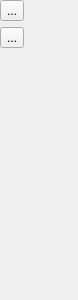
<?xml version="1.0" encoding="UTF-8"?>
<ui version="4.0">
 <class>SidebarWidget</class>
 <widget class="QWidget" name="SidebarWidget">
  <property name="geometry">
   <rect>
    <x>0</x>
    <y>0</y>
    <width>78</width>
    <height>300</height>
   </rect>
  </property>
  <property name="sizePolicy">
   <sizepolicy hsizetype="Fixed" vsizetype="Preferred">
    <horstretch>0</horstretch>
    <verstretch>0</verstretch>
   </sizepolicy>
  </property>
  <property name="maximumSize">
   <size>
    <width>274</width>
    <height>16777215</height>
   </size>
  </property>
  <property name="windowTitle">
   <string>Form</string>
  </property>
  <layout class="QVBoxLayout" name="verticalLayout">
   <property name="leftMargin">
    <number>0</number>
   </property>
   <property name="topMargin">
    <number>0</number>
   </property>
   <property name="rightMargin">
    <number>0</number>
   </property>
   <property name="bottomMargin">
    <number>0</number>
   </property>
   <item>
    <widget class="QToolButton" name="settingButton">
     <property name="sizePolicy">
      <sizepolicy hsizetype="Fixed" vsizetype="Fixed">
       <horstretch>0</horstretch>
       <verstretch>0</verstretch>
      </sizepolicy>
     </property>
     <property name="text">
      <string>...</string>
     </property>
     <property name="icon">
      <iconset resource="../../../test.qrc">
       <normaloff>:/icons/icons/settings.png</normaloff>:/icons/icons/settings.png</iconset>
     </property>
     <property name="iconSize">
      <size>
       <width>70</width>
       <height>70</height>
      </size>
     </property>
    </widget>
   </item>
   <item>
    <layout class="QVBoxLayout" name="groupsLayout"/>
   </item>
   <item>
    <widget class="QToolButton" name="addGroupButton">
     <property name="sizePolicy">
      <sizepolicy hsizetype="Fixed" vsizetype="Fixed">
       <horstretch>0</horstretch>
       <verstretch>0</verstretch>
      </sizepolicy>
     </property>
     <property name="text">
      <string>...</string>
     </property>
     <property name="icon">
      <iconset resource="../../../test.qrc">
       <normaloff>:/icons/icons/add.png</normaloff>:/icons/icons/add.png</iconset>
     </property>
     <property name="iconSize">
      <size>
       <width>70</width>
       <height>70</height>
      </size>
     </property>
    </widget>
   </item>
   <item>
    <spacer name="verticalSpacer">
     <property name="orientation">
      <enum>Qt::Orientation::Vertical</enum>
     </property>
     <property name="sizeHint" stdset="0">
      <size>
       <width>20</width>
       <height>40</height>
      </size>
     </property>
    </spacer>
   </item>
   <item>
    <widget class="QLabel" name="loadingWgt">
     <property name="sizePolicy">
      <sizepolicy hsizetype="Preferred" vsizetype="Fixed">
       <horstretch>0</horstretch>
       <verstretch>0</verstretch>
      </sizepolicy>
     </property>
     <property name="maximumSize">
      <size>
       <width>78</width>
       <height>77</height>
      </size>
     </property>
     <property name="text">
      <string/>
     </property>
     <property name="scaledContents">
      <bool>true</bool>
     </property>
     <property name="alignment">
      <set>Qt::AlignmentFlag::AlignCenter</set>
     </property>
    </widget>
   </item>
  </layout>
 </widget>
 <resources>
  <include location="../../../test.qrc"/>
 </resources>
 <connections/>
</ui>
